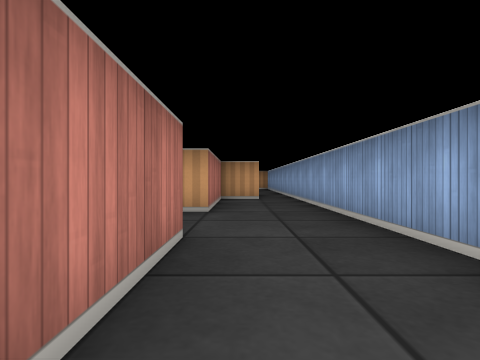
view 1 (above)

17 first-person views from a walk through a cub3D maze. The camera is about half as high as the walls, looks level and sees 80° across. The floor is counted in squares. Each view is taken from the middle of a square. On the plan, view 1 faces up. The plan holds only what a view shows up to about 9 squares ahead; the rest is blank.

view 2
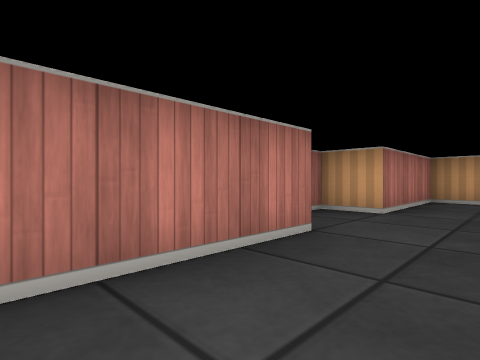

view 3
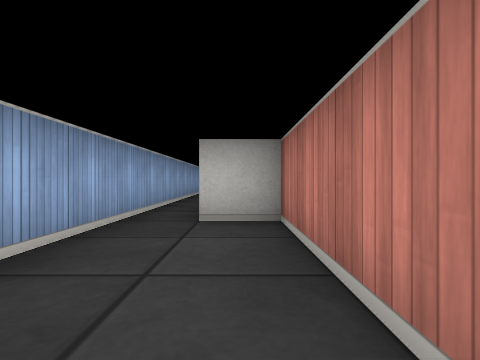

view 4
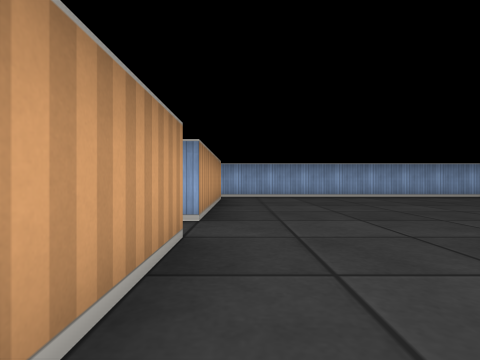

view 5
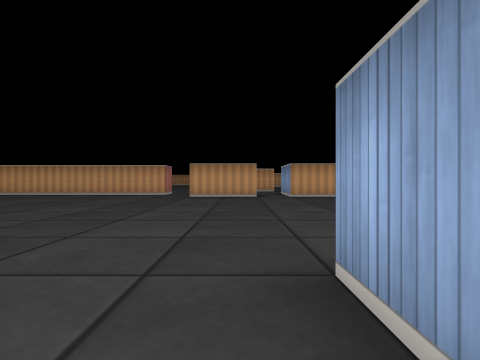

view 6
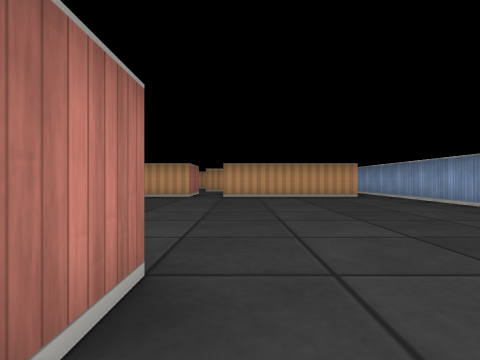

view 7
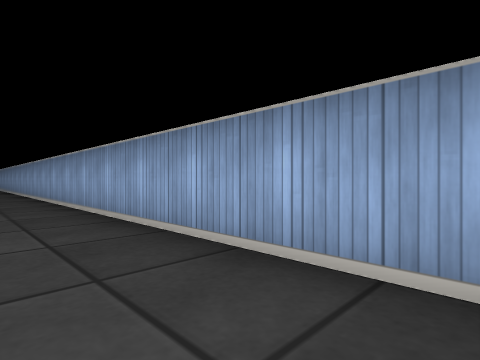

view 8
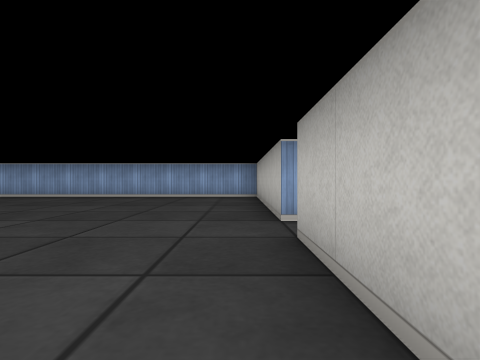

view 9
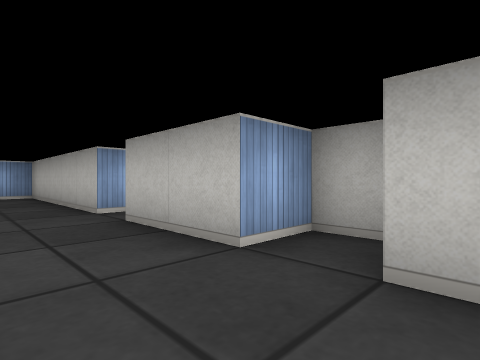

view 10
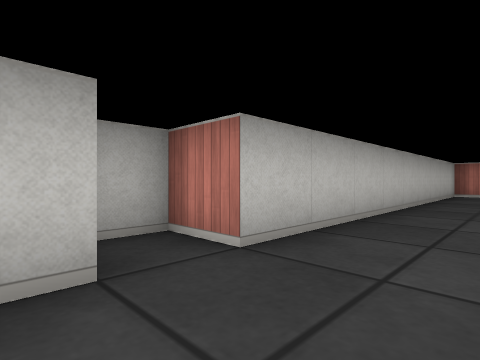

view 11
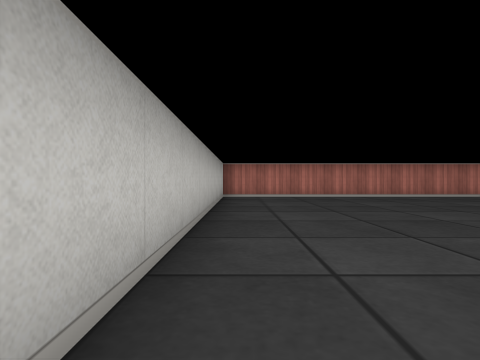

view 12
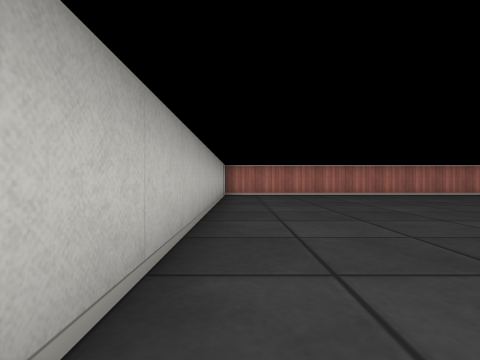

view 13
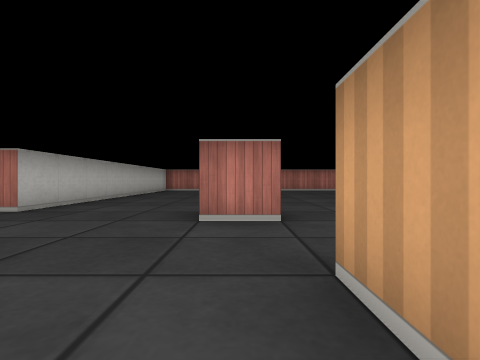

view 14
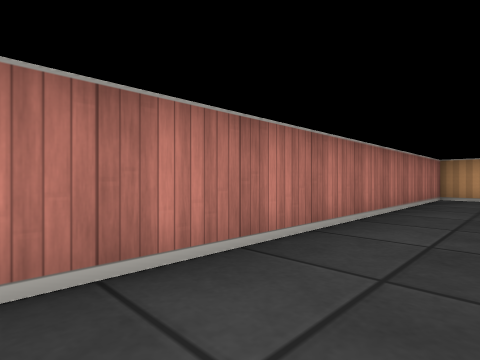

view 15
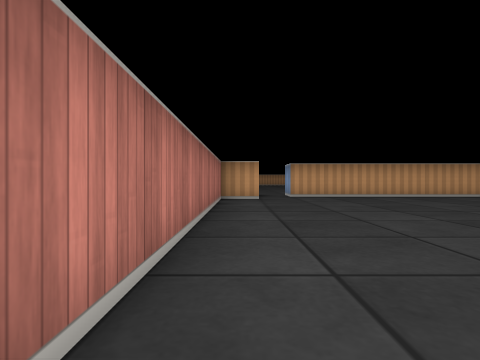

view 16
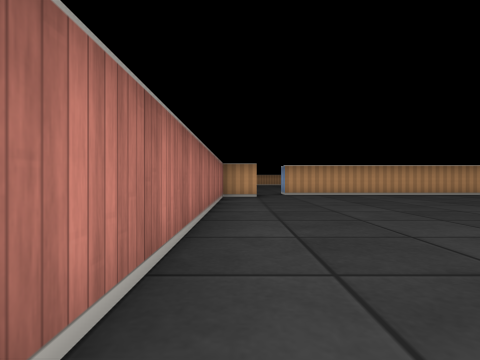

view 17
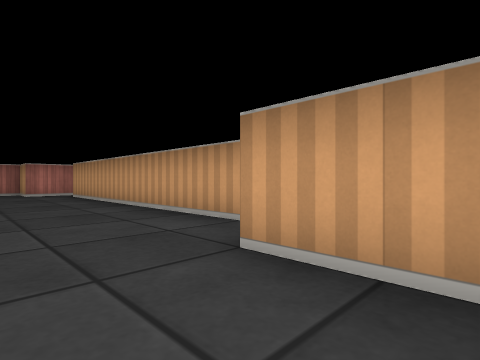

### Floor plan
Points are (right, up) in squares from view 1. A wall is a line through its corners. A room is listed if a view was taken in it or the views show most of it. See-through windows are left out.
Room 1 (views 1, 2, 3)
walls: (-0.5, 2.5) (-0.5, -0.5) (0.5, -0.5); (0.5, 7.5) (-0.5, 7.5) (-0.5, 4.5) (-1.5, 4.5); (1.5, -3.5) (1.5, 7.5)
ways out: opening at (1, -3) to room 2; opening at (1, 7)
Room 2 (views 4, 5, 6, 7, 8, 9, 10, 11, 12, 13, 14, 15, 16, 17)
walls: (-6.5, -12.5) (-6.5, -13.5); (-4.5, -11.5) (-4.5, -10.5); (-3.5, -10.5) (-3.5, -11.5); (-3.5, -12.5) (-4.5, -12.5); (-4.5, -3.5) (-6.5, -3.5); (-7.5, -2.5) (-14.5, -2.5); (-3.5, -17) (-3.5, -16.5) (1.5, -16.5) (1.5, -3.5); (-15.5, -2.8) (-15.5, -3.5) (-16.5, -3.5) (-16.5, -16.5) (-7.5, -16.5) (-7.5, -17.5) (-6.5, -17.5) (-6.5, -16.5) (-4.5, -16.5); (0.5, -3.5) (-3.5, -3.5)
ways out: opening at (1, -3) to room 1; opening at (-15, -2); opening at (-4, -2.5)

Where each view was taken, in squares from view 1:
view 1: 0 up, 0 right, facing up
view 2: 0 up, 1 right, facing up-left
view 3: 3 up, 0 right, facing down
view 4: 4 down, 7 left, facing right
view 5: 12 down, 5 left, facing up
view 6: 12 down, 3 left, facing up
view 7: 16 down, 0 right, facing up-right
view 8: 16 down, 7 left, facing right
view 9: 15 down, 8 left, facing down-right
view 10: 15 down, 6 left, facing down-left
view 11: 16 down, 8 left, facing left
view 12: 16 down, 7 left, facing left
view 13: 13 down, 3 left, facing left
view 14: 12 down, 15 left, facing up-left
view 15: 11 down, 16 left, facing up
view 16: 12 down, 16 left, facing up
view 17: 5 down, 5 left, facing up-left
